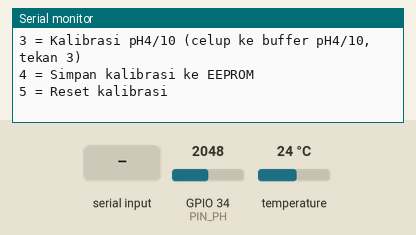
This sketch was run on a simulated ESP32. Shown: the last lines printed to the serial monitor. The inputs (shaded band) are chosen by the test bench; at power-on: GPIO 34 (PIN_PH) = 2048, temperature 24 °C (analog values on the 0–4095 scale). EEPROM starts erased.

Above: at 2.2 s.
2.3 s: "90,45\n" received over Serial
At 2.7 s:
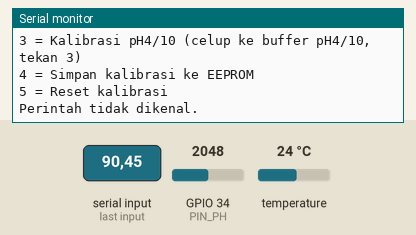
4.3 s: "1\n" received over Serial
At 6.0 s:
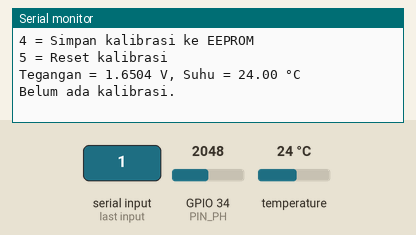
7.0 s: "2\n" received over Serial
At 7.9 s:
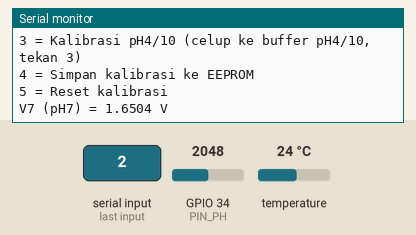
9.0 s: "3\n" received over Serial
At 9.9 s:
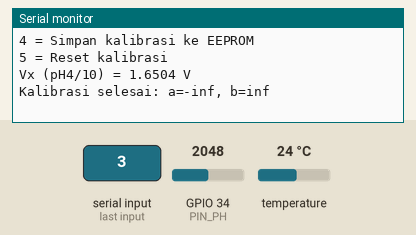
11.0 s: "4\n" received over Serial
At 11.4 s:
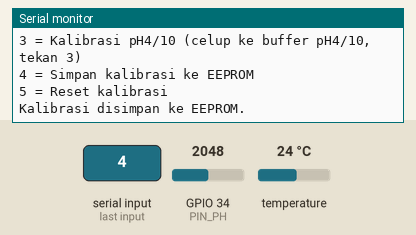
12.5 s: "5\n" received over Serial
At 12.9 s:
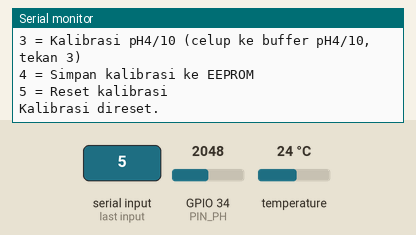

The sketch:

KalibrasipH_PH_B.ino
```cpp
#include <Arduino.h>
#include <EEPROM.h>
#include <OneWire.h>
#include <DallasTemperature.h>


// ph4 1.1706
// ph7 0.7101
// ph10 0.3109


// Konfigurasi pin
const int PIN_PH = 34;     // pin ADC ESP32
const int ONE_WIRE_BUS = 0; // pin data DS18B20
const int NUM_SAMPLES = 50;
const float VREF = 3.3;
#define EEPROM_SIZE 64

// DS18B20
OneWire oneWire(ONE_WIRE_BUS);
DallasTemperature sensors(&oneWire);

// Variabel kalibrasi
float V7 = 0.0, Vx = 0.0;
float a = 0.0, b = 0.0;
bool calibrated = false;

void setup() {
  Serial.begin(115200);
  delay(1000);

  // EEPROM
  EEPROM.begin(EEPROM_SIZE);
  EEPROM.get(0, a);
  EEPROM.get(16, b);

  if (!isnan(a) && !isnan(b) && a != 0.0) {
    calibrated = true;
    Serial.printf("Kalibrasi ditemukan: a=%.6f, b=%.6f\n", a, b);
  } else {
    Serial.println("Belum ada kalibrasi, lakukan dulu (2 lalu 3).");
  }

  analogReadResolution(12);
  analogSetPinAttenuation(PIN_PH, ADC_11db);

  sensors.begin(); // start DS18B20
}

float readVoltage(int pin) {
  long sum = 0;
  for (int i = 0; i < NUM_SAMPLES; i++) {
    sum += analogRead(pin);
    delay(10);
  }
  float raw = (float)sum / NUM_SAMPLES;
  return raw / 4095.0 * VREF;
}

float readTemperature() {
  sensors.requestTemperatures();
  return sensors.getTempCByIndex(0); // °C
}

void loop() {
  Serial.println("\nMenu:");
  Serial.println("1 = Baca tegangan, suhu, & pH");
  Serial.println("2 = Kalibrasi pH7 (celup ke buffer pH7, tekan 2)");
  Serial.println("3 = Kalibrasi pH4/10 (celup ke buffer pH4/10, tekan 3)");
  Serial.println("4 = Simpan kalibrasi ke EEPROM");
  Serial.println("5 = Reset kalibrasi");

  while (!Serial.available()) delay(100);
  int cmd = Serial.parseInt();

  if (cmd == 1) {
    float V = readVoltage(PIN_PH);
    float tempC = readTemperature();
    Serial.printf("Tegangan = %.4f V, Suhu = %.2f °C\n", V, tempC);

    if (calibrated) {
      // Hitung pH tanpa kompensasi
      float ph = a * V + b;

      // Koreksi slope berdasarkan suhu
      float slope25 = a; // slope dari kalibrasi (25°C)
      float slopeT = slope25 * ((tempC + 273.15) / 298.15); // Kelvin ratio
      float phTempComp = (slopeT / slope25) * (a * V) + b;

      Serial.printf("pH (tanpa kompensasi) = %.2f\n", ph);
      Serial.printf("pH (kompensasi suhu)  = %.2f\n", phTempComp);
    } else {
      Serial.println("Belum ada kalibrasi.");
    }
  }

  else if (cmd == 2) {
    V7 = readVoltage(PIN_PH);
    Serial.printf("V7 (pH7) = %.4f V\n", V7);
  }

  else if (cmd == 3) {
    Vx = readVoltage(PIN_PH);
    Serial.printf("Vx (pH4/10) = %.4f V\n", Vx);

    if (V7 > 0 && Vx > 0) {
      float pH7 = 7.0;
      float pHx = 4.0; // ganti jadi 10.0 kalau pakai buffer pH10
      a = (pHx - pH7) / (Vx - V7);
      b = pH7 - a * V7;
      calibrated = true;
      Serial.printf("Kalibrasi selesai: a=%.6f, b=%.6f\n", a, b);
    } else {
      Serial.println("Kalibrasi gagal, pastikan sudah ambil pH7 (command 2).");
    }
  }

  else if (cmd == 4) {
    EEPROM.put(0, a);
    EEPROM.put(16, b);
    EEPROM.commit();
    Serial.println("Kalibrasi disimpan ke EEPROM.");
  }

  else if (cmd == 5) {
    a = 0.0; b = 0.0; calibrated = false;
    EEPROM.put(0, a);
    EEPROM.put(16, b);
    EEPROM.commit();
    Serial.println("Kalibrasi direset.");
  }

  else {
    Serial.println("Perintah tidak dikenal.");
  }

  delay(500);
}
```

Measured:
- after the input at 2.3 s, the serial monitor: prints a new line at once (image 1)
- after the input at 4.3 s, the serial monitor: prints a new line after 1.3 s (image 2)
- after the input at 7.0 s, the serial monitor: prints a new line after 0.51 s (image 3)
- after the input at 9.0 s, the serial monitor: prints a new line after 0.51 s (image 4)
- after the input at 11.0 s, the serial monitor: prints a new line at once (image 5)
- after the input at 12.5 s, the serial monitor: prints a new line at once (image 6)
